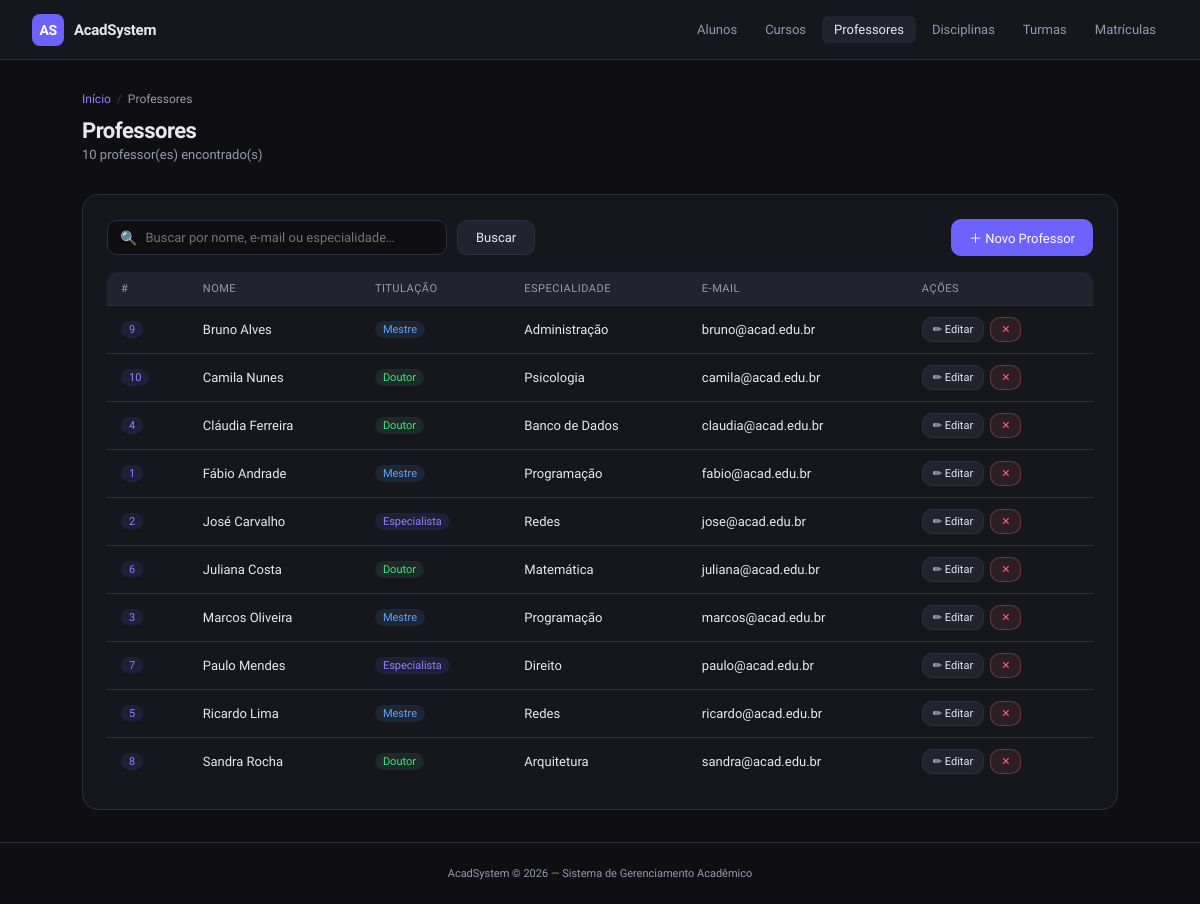
/cons_professor.php, run on the app's committed database.
### tables this page shows
CREATE TABLE `professores` (
  `id` int(11) NOT NULL,
  `nome` varchar(150) DEFAULT NULL,
  `email` varchar(150) DEFAULT NULL,
  `especialidade` varchar(100) DEFAULT NULL,
  `titulacao` varchar(50) DEFAULT NULL
);

### cons_professor.php (the view, shortened to what this page needs)
<?php
$professores = [];
$busca = trim($_GET['busca'] ?? '');
try {
    $db = getDB();
    if ($busca) {
        $stmt = $db->prepare("SELECT * FROM professores WHERE nome LIKE :b OR email LIKE :b OR especialidade LIKE :b ORDER BY nome");
        $stmt->execute([':b' => "%$busca%"]);
    } else {
        $stmt = $db->query("SELECT * FROM professores ORDER BY nome");
    }
    $professores = $stmt->fetchAll();
} catch (PDOException $e) { $erro = $e->getMessage(); }
$titBadge = ['Doutor' => 'badge-success', 'Pós-Doutor' => 'badge-warning', 'Mestre' => 'badge-info', 'Especialista' => 'badge-accent', 'Graduado' => 'badge-danger'];
include 'header.php';
?>
<div class="breadcrumb">
  <a href="index.php">Início</a> <span>/</span> Professores
</div>
<div class="page-header">
  <h1>Professores</h1>
  <p><?= count($professores) ?> professor(es) encontrado(s)</p>
</div>
<div class="card">
  <div class="table-toolbar">
    <form method="GET" style="display:flex;gap:10px;flex:1;">
      <div class="search-box">
        <span class="search-icon">🔍</span>
        <input type="text" name="busca" value="<?= htmlspecialchars($busca) ?>" placeholder="Buscar por nome, e-mail ou especialidade…">
      </div>
      <button type="submit" class="btn btn-secondary">Buscar</button>
    </form>
    <a href="cad_professor.php" class="btn btn-primary">＋ Novo Professor</a>
  </div>
  <?php if (empty($professores)): ?>
    <div class="empty-state"><div class="empty-icon">👨‍🏫</div><p>Nenhum professor encontrado.</p></div>
  <?php else: ?>
  <div class="table-wrapper">
    <table class="data-table">
      <thead>
        <tr><th>#</th><th>Nome</th><th>Titulação</th><th>Especialidade</th><th>E-mail</th><th>Ações</th></tr>
      </thead>
      <tbody>
        <?php foreach ($professores as $p): ?>
        <tr>
          <td><span class="badge badge-accent"><?= $p['id'] ?></span></td>
          <td><?= htmlspecialchars($p['nome']) ?></td>
          <td><?php if ($p['titulacao']): ?>
            <span class="badge <?= $titBadge[$p['titulacao']] ?? 'badge-accent' ?>"><?= htmlspecialchars($p['titulacao']) ?></span>
          <?php else: ?>—<?php endif; ?></td>
          <td><?= htmlspecialchars($p['especialidade'] ?? '—') ?></td>
          <td><?= htmlspecialchars($p['email']) ?></td>
          <td>
            <div class="actions">
              <a href="cad_professor.php?editar=<?= $p['id'] ?>" class="btn btn-secondary btn-sm">✏ Editar</a>
              <a href="cons_professor.php?excluir=<?= $p['id'] ?>" class="btn btn-danger btn-sm"
                 onclick="return confirm('Excluir <?= htmlspecialchars(addslashes($p['nome'])) ?>?')">✕</a>
            </div>
          </td>
        </tr>
        <?php endforeach; ?>
      </tbody>
    </table>
  </div>
  <?php endif; ?>
</div>
<?php include 'footer.php'; ?>

### style.css (style rules this page uses)
:root { --bg: #0f0f13; --bg2: #16161d; --bg3: #1e1e28; --surface: #232330; --surface2: #2c2c3e; --border: #2e2e40; --border2: #3a3a50; --accent: #6c63ff; --accent2: #8b85ff; --accent-soft: rgba(108, 99, 255, 0.12); --accent-glow: rgba(108, 99, 255, 0.25); --text: #e8e8f0; --text2: #9999b0; --text3: #6666808; --success: #4ade80; --success-bg: rgba(74, 222, 128, 0.1); --danger: #f87171; --danger-bg: rgba(248, 113, 113, 0.1); --warning: #fbbf24; --warning-bg: rgba(251, 191, 36, 0.1); --info: #60a5fa; --info-bg: rgba(96, 165, 250, 0.1); --radius: 10px; --radius-lg: 16px; --shadow: 0 4px 24px rgba(0,0,0,0.4); }
* { box-sizing: border-box; margin: 0; padding: 0; }
body { font-family: 'Sora', sans-serif; background: var(--bg); color: var(--text); min-height: 100vh; display: flex; flex-direction: column; }
.page-header { margin-bottom: 2rem; }
.page-header h1 { font-size: 22px; font-weight: 700; letter-spacing: -0.5px; color: var(--text); }
.page-header p { font-size: 13px; color: var(--text2); margin-top: 4px; }
.breadcrumb { display: flex; align-items: center; gap: 6px; font-size: 12px; color: var(--text2); margin-bottom: 12px; }
.breadcrumb a { color: var(--accent2); text-decoration: none; }
.breadcrumb span { color: var(--border2); }
.card { background: var(--bg2); border: 1px solid var(--border); border-radius: var(--radius-lg); padding: 1.5rem; }
.btn { display: inline-flex; align-items: center; gap: 7px; font-family: 'Sora', sans-serif; font-size: 13px; font-weight: 500; padding: 9px 18px; border-radius: var(--radius); cursor: pointer; border: none; text-decoration: none; transition: all 0.15s; white-space: nowrap; }
.btn-primary { background: var(--accent); color: white; }
.btn-secondary { background: var(--surface); color: var(--text); border: 1px solid var(--border); }
.btn-danger { background: var(--danger-bg); color: var(--danger); border: 1px solid rgba(248,113,113,0.3); }
.btn-sm { font-size: 11px; padding: 5px 10px; }
.table-wrapper { overflow-x: auto; border-radius: var(--radius); }
table.data-table { width: 100%; border-collapse: collapse; font-size: 13px; }
table.data-table th { background: var(--surface); color: var(--text2); font-weight: 500; font-size: 11px; letter-spacing: 0.5px; text-transform: uppercase; padding: 10px 14px; text-align: left; border-bottom: 1px solid var(--border); }
table.data-table td { padding: 11px 14px; border-bottom: 1px solid var(--border); color: var(--text); vertical-align: middle; }
table.data-table tr:last-child td { border-bottom: none; }
table.data-table td .actions { display: flex; gap: 6px; }
.badge { display: inline-flex; align-items: center; font-size: 11px; font-weight: 500; padding: 2px 8px; border-radius: 20px; }
.badge-success { background: var(--success-bg); color: var(--success); }
.badge-info { background: var(--info-bg); color: var(--info); }
.badge-accent { background: var(--accent-soft); color: var(--accent2); }
.table-toolbar { display: flex; align-items: center; justify-content: space-between; margin-bottom: 1rem; gap: 12px; flex-wrap: wrap; }
.search-box { display: flex; align-items: center; gap: 8px; background: var(--bg); border: 1px solid var(--border); border-radius: var(--radius); padding: 7px 12px; flex: 1; max-width: 340px; }
.search-box input { background: none; border: none; color: var(--text); font-family: 'Sora', sans-serif; font-size: 13px; outline: none; width: 100%; }
.search-box .search-icon { color: var(--text2); font-size: 14px; }

### data on the page
professores: id "9", nome "Bruno Alves", titulacao "Mestre", especialidade "Administração", email "bruno@acad.edu.br"
professores: id "10", nome "Camila Nunes", titulacao "Doutor", especialidade "Psicologia", email "camila@acad.edu.br"
professores: id "4", nome "Cláudia Ferreira", titulacao "Doutor", especialidade "Banco de Dados", email "claudia@acad.edu.br"
professores: id "1", nome "Fábio Andrade", titulacao "Mestre", especialidade "Programação", email "fabio@acad.edu.br"
professores: id "2", nome "José Carvalho", titulacao "Especialista", especialidade "Redes", email "jose@acad.edu.br"
professores: id "6", nome "Juliana Costa", titulacao "Doutor", especialidade "Matemática", email "juliana@acad.edu.br"
professores: id "3", nome "Marcos Oliveira", titulacao "Mestre", especialidade "Programação", email "marcos@acad.edu.br"
professores: id "7", nome "Paulo Mendes", titulacao "Especialista", especialidade "Direito", email "paulo@acad.edu.br"
professores: id "5", nome "Ricardo Lima", titulacao "Mestre", especialidade "Redes", email "ricardo@acad.edu.br"
professores: id "8", nome "Sandra Rocha", titulacao "Doutor", especialidade "Arquitetura", email "sandra@acad.edu.br"

### other printed values
count($professores) "10"
